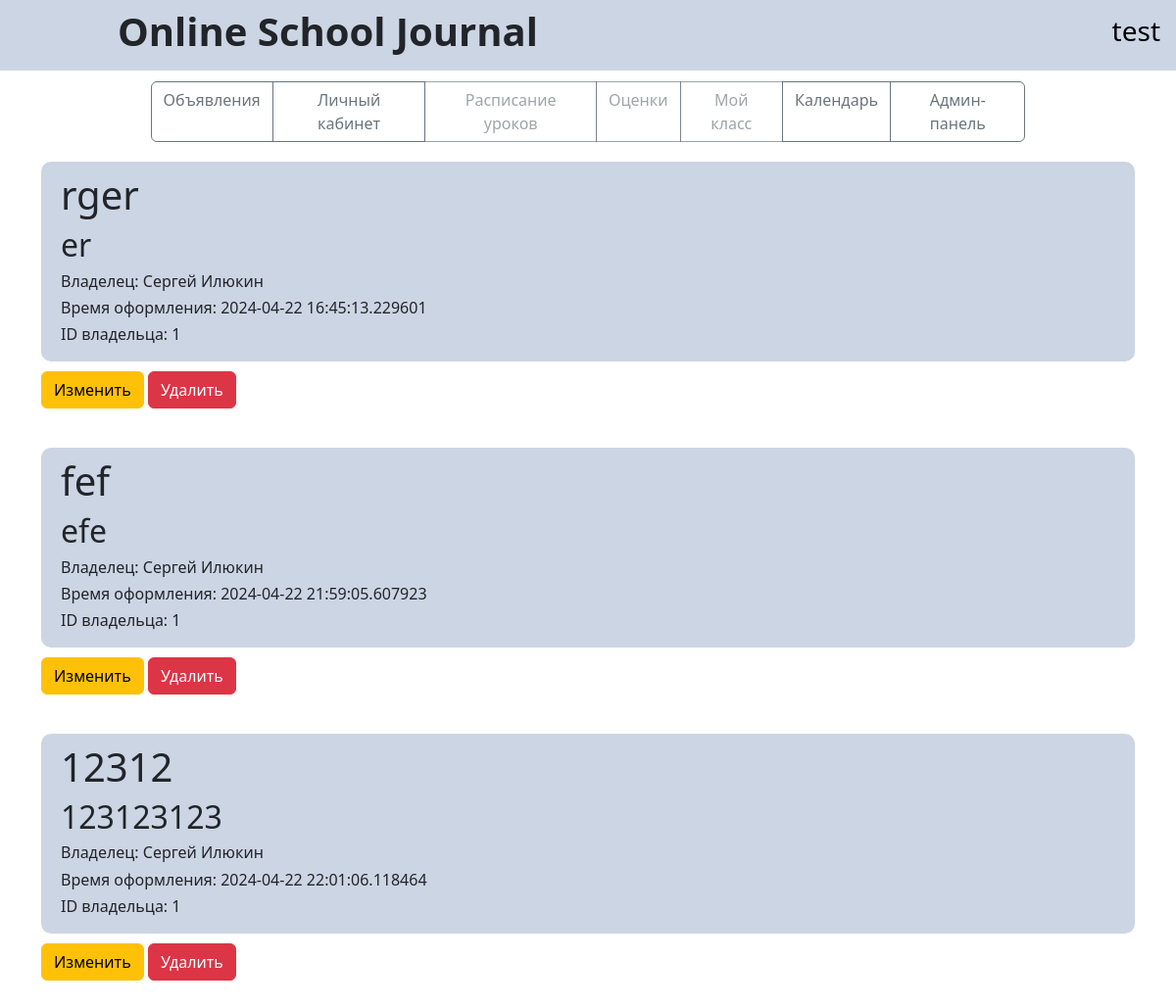
Before: /menu/ads (signed in) with the older database file.
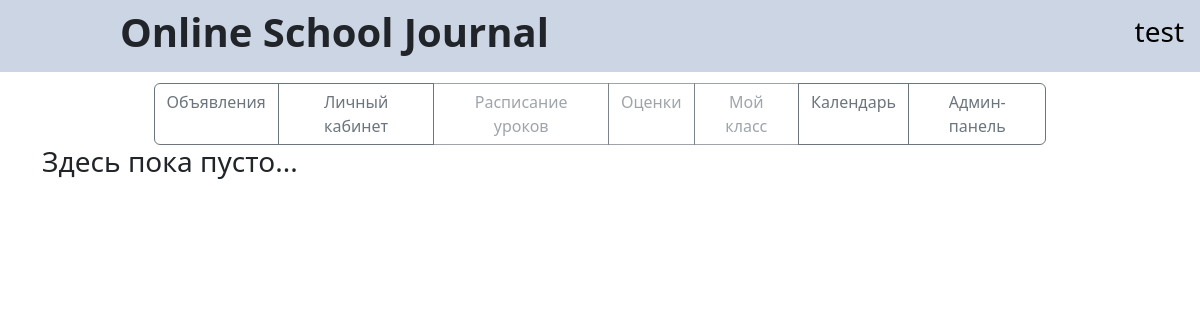
After: the same page with the newer database file.
### data/user_forming.py (models this page shows, shortened)
class User(SqlAlchemyBase, UserMixin):
    __tablename__ = 'users'
    id = sqlalchemy.Column(sqlalchemy.Integer,
                           primary_key=True, autoincrement=True)
    role = sqlalchemy.Column(sqlalchemy.String, nullable=True)
    login = sqlalchemy.Column(sqlalchemy.String, nullable=True, unique=True)
    hashed_password = sqlalchemy.Column(sqlalchemy.String, nullable=True)
    surname = sqlalchemy.Column(sqlalchemy.String, nullable=True)
    name = sqlalchemy.Column(sqlalchemy.String, nullable=True)
    age = sqlalchemy.Column(sqlalchemy.Integer, nullable=True)
    address = sqlalchemy.Column(sqlalchemy.String, nullable=True)
    modified_date = sqlalchemy.Column(sqlalchemy.DateTime,
                                      default=datetime.datetime.now)
    class_student = sqlalchemy.Column(sqlalchemy.String, nullable=True)
    marks = orm.relationship("Marks", back_populates='user')

### data/ads_forming.py (models this page shows)
class Ads(SqlAlchemyBase):
    __tablename__ = 'ads'
    id = sqlalchemy.Column(sqlalchemy.Integer,
                           primary_key=True, autoincrement=True)
    owner_id = sqlalchemy.Column(sqlalchemy.Integer,
                                 sqlalchemy.ForeignKey("users.id"))
    ad_name = sqlalchemy.Column(sqlalchemy.String, nullable=True)
    discription = sqlalchemy.Column(sqlalchemy.String, nullable=True)
    date = sqlalchemy.Column(sqlalchemy.DateTime,
                                      default=datetime.datetime.now)
    user = orm.relationship("User")

### main.py (the view)
@app.route("/menu/ads", methods=['GET', 'POST'])
@login_required
def menu_ads():
    if current_user.is_authenticated:
        db_sess = db_session.create_session()
        ads = db_sess.query(Ads).all()
        return render_template("menu_ads.html", current_user=current_user, ads=ads)
    return redirect("/login")

### data/db_session.py (called while the page is built)
def create_session() -> Session:
    global __factory
    return __factory()

### main.py (called while the page is built)
@login_manager.user_loader
def load_user(user_id):
    db_sess = db_session.create_session()
    return db_sess.get(User, user_id)

### templates/menu_ads.html
{% extends "main.html" %}
{% block content %}
{% if ads %}
{% for item in ads %}
<div class="ads" style="background-color: #ccd5e3; box-sizing: border-box; border-radius: 10px 10px 10px 10px; margin-top:20px; margin-bottom:10px">
    <div style="margin-left: 10px; padding: 10px 10px 10px 10px; word-wrap: normal">
    <h1 style="word-wrap: break-word">
        {{item.ad_name}}
    </h1>
    <h2 style="word-wrap: break-word">{{item.discription}}</h2>
    <h6>Владелец: {{current_user.name}} {{current_user.surname}}</h6>
    <h6>Время оформления: {{item.date}}</h6>
    <h6>ID владельца: {{item.owner_id}}</h6>
        </div>
</div>
{% if current_user.is_authenticated and current_user.id == item.owner_id or current_user.role == "admin" %}
    <div style="margin-bottom:40px">
        <a href="/ads/edit/{{ item.id }}" class="btn btn-warning">
            Изменить
        </a>
        <a href="/ads/delete/{{ item.id }}" class="btn btn-danger">
            Удалить
        </a>
    </div>
{% endif %}
{% endfor %}
{% else %}
<h3 style="">Здесь пока пусто...</h3>
{% endif %}
{% endblock %}

### templates/main.html (shortened to what this page needs)
<!doctype html>
<html lang="ru">
<head>
	<link rel="stylesheet" href="/static/css/style.css">
	<link href="https://cdn.jsdelivr.net/npm/bootstrap@5.3.0/dist/css/bootstrap.min.css" rel="stylesheet"
>
</head>
<body>
	<header>
		<nav class="navbar navbar-light">
			<h1 id="title">Online School Journal</h1>
			 {% if current_user.is_authenticated %}
			 <a class="navbar-brand" href="/menu/profile"><h3>{{ current_user.login }}</h3></a>
			 {% endif %}
		</nav>
	</header>
	<main role="main" class="container">
        <div id="tabs" class="btn-group">
            <a href="/menu/ads" class="btn btn-outline-secondary">Объявления</a>
            <a href="/menu/profile" class="btn btn-outline-secondary">Личный кабинет</a>
            <a href="/menu/timetable" class="btn btn-outline-secondary disabled" aria-disabled="true">Расписание уроков</a>
            <a href="/menu/marks" class="btn btn-outline-secondary disabled" aria-disabled="true">Оценки</a>
            <a href="/menu/class" class="btn btn-outline-secondary disabled" aria-disabled="true">Мой класс</a>
            <a href="/menu/calendar" class="btn btn-outline-secondary">Календарь</a>
            {% if current_user.role == "admin" %}
            <a href="/menu/admin" class="btn btn-outline-secondary">Админ-панель</a>
            {% endif %}
        </div>
        {% block content %}{% endblock %}
    </main>
</body>
</html>

### static/css/style.css (style rules this page uses)
nav { background-color:#ccd5e3; }
#title { margin-left: 10%; font-weight: bold }
#tabs { display: flex; margin-left: 10%; margin-right: 10%; margin-top: 1% }

Changed rows visible on the page:
removed Ads: ad_name "rger", discription "er", {{ current_user.name }} "Сергей", {{ current_user.surname }} "Илюкин", date "2024-04-22 16:45:13.229601", owner_id "1"
removed Ads: ad_name "fef", discription "efe", {{ current_user.name }} "Сергей", {{ current_user.surname }} "Илюкин", date "2024-04-22 21:59:05.607923", owner_id "1"
removed Ads: ad_name "12312", discription "123123123", {{ current_user.name }} "Сергей", {{ current_user.surname }} "Илюкин", date "2024-04-22 22:01:06.118464", owner_id "1"
Other visible differences:
text now shown: "Здесь пока пусто..."
